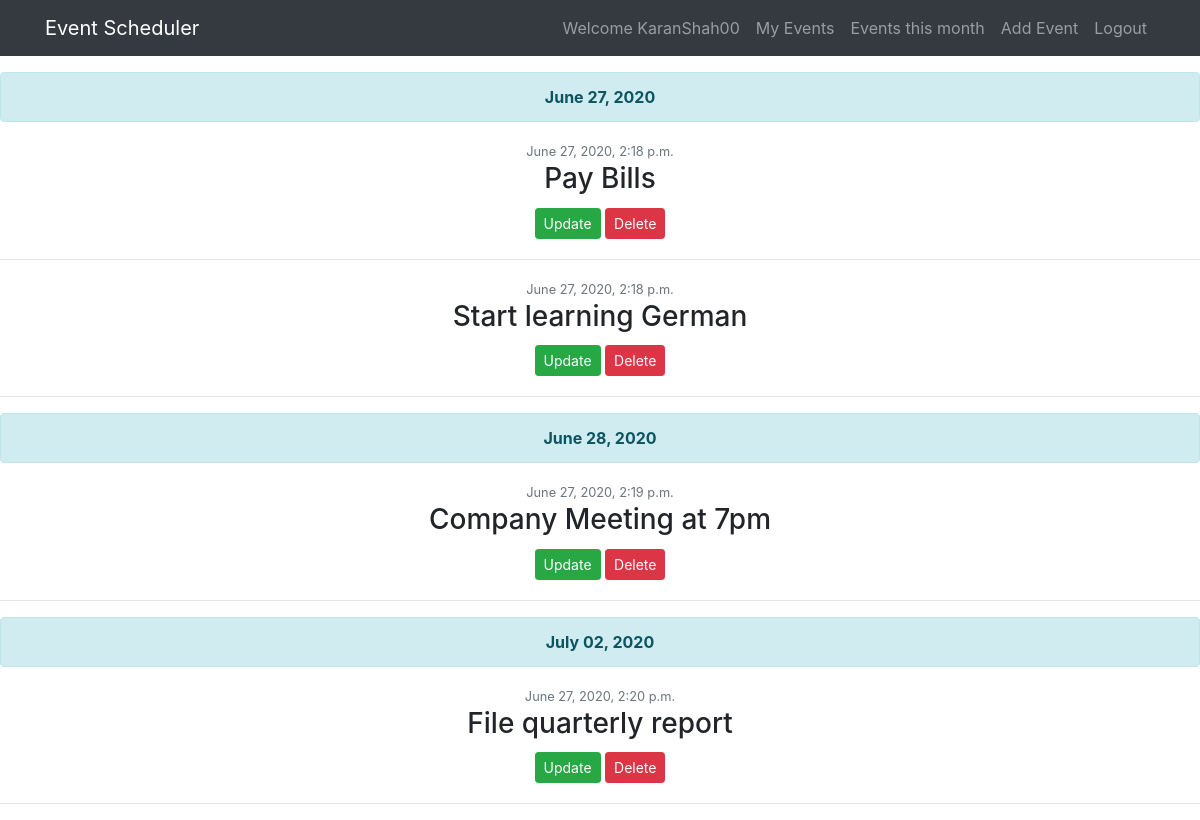
The app's page /home/ (signed in) with its own data.
### events/models.py (models this page shows, shortened)
class Event(models.Model):
    user = models.ForeignKey(User, on_delete = models.CASCADE)
    description = models.CharField(max_length=100)
    day = models.DateTimeField()
    date_created = models.DateTimeField(default = timezone.now)

### events/views.py (the view)
# urls.py: path('home/', EventListView.as_view(), name = 'home'),
class EventListView(LoginRequiredMixin, ListView):
    model = Event
    context_object_name = 'events'
    def get_queryset(self):
        qs = Event.objects.filter(user = self.request.user).order_by('day')
        return qs

### events/templates/events/event_list.html
{% extends "events/base.html" %}
{% block content %}
    <br>
    <br>
    <br>
    {% regroup events by day as events_list %}
	{% for day in events_list %}
        <div class="alert alert-info">
                    <strong>{{ day.grouper|date:'F d, Y' }}</strong>
        </div>
        {% for event in day.list %}
		<article class="media content-section">
			<div class="media-body">
			    <div class="article-metadata">
			    	<small class="text-muted">{{ event.date_created }}</small>
			    </div>
			    <h3>{{ event.description }}</h3>
                <div>
		    			<a class = "btn btn-success btn-sm mt-1 mb-1" href="{% url 'update' event.pk %}">Update</a>
		    			<a class = "btn btn-danger btn-sm mt-1 mb-1" href="{% url 'delete' event.pk %}">Delete</a>
		    		</div>
			</div>
		</article>
        <hr>
        {% endfor %}
	{% endfor %}
{% endblock content %}

### events/templates/events/base.html (shortened to what this page needs)
{% load static %}
<!DOCTYPE html>
<html>
<head>
    <link href="https://stackpath.bootstrapcdn.com/bootstrap/4.3.1/css/bootstrap.min.css" rel="stylesheet">
    <link href="jquery.datetimepicker.min.css" rel="stylesheet">
</head>
<body>
	<header class="site-header">
	  <nav class="navbar navbar-expand-md navbar-dark bg-dark fixed-top">
	    <div class="container">
	    	<span class="navbar-brand mr-4">Event Scheduler</span>
	      <div class="collapse navbar-collapse" id="navbarToggle">
	        <div class="navbar-nav mr-auto">
	          <span class = "nav-item nav-link"
	          </span>
	        </div>
	        <div class="navbar-nav">
	        	{% if user.is_authenticated %}
                    <span class="nav-item nav-link">Welcome {{user.username}}</span>
	        		<a class="nav-item nav-link" href={% url 'home' %}>My Events</a>
                    <a class="nav-item nav-link" href={% url 'monthly' %}>Events this month</a>
                    <a class="nav-item nav-link" href={% url 'add' %}>Add Event</a>
	        		<a class="nav-item nav-link" href={% url 'logout' %}>Logout</a>
				{% else %}
	          		<a class="nav-item nav-link" href = {% url 'login' %}>Login</a>
	          		<a class="nav-item nav-link" href = {% url 'register' %}>Register</a>
	          	{% endif %}
	        </div>
	      </div>
	    </div>
	  </nav>
	</header>
    <div align="center">
{% block content %}{% endblock %}
    </div>
</body>
</html>

### records on screen
Event: grouper "June 27, 2020", date_created "June 27, 2020, 2:18 p.m.", description "Pay Bills"
Event: date_created "June 27, 2020, 2:18 p.m.", description "Start learning German"
Event: grouper "June 28, 2020", date_created "June 27, 2020, 2:19 p.m.", description "Company Meeting at 7pm"
Event: grouper "July 02, 2020", date_created "June 27, 2020, 2:20 p.m.", description "File quarterly report"

### other values on screen
{{ user.username }} "KaranShah00"
